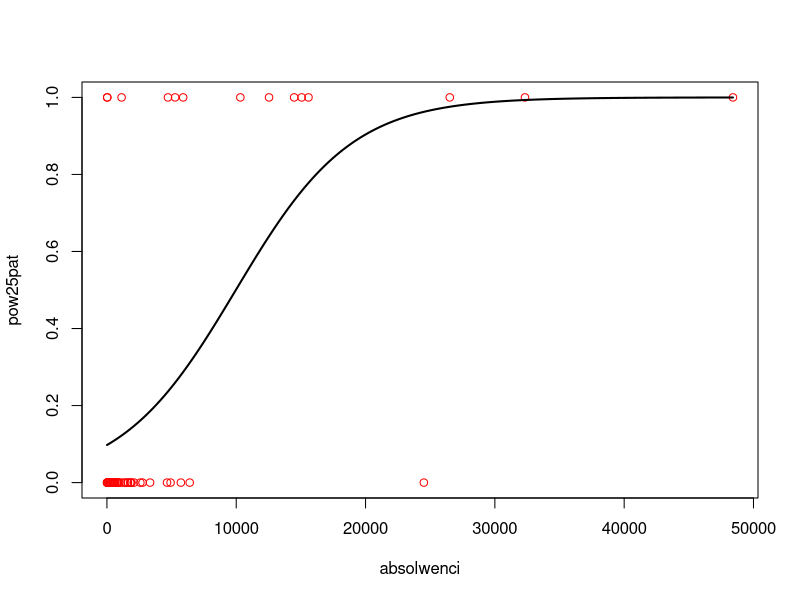
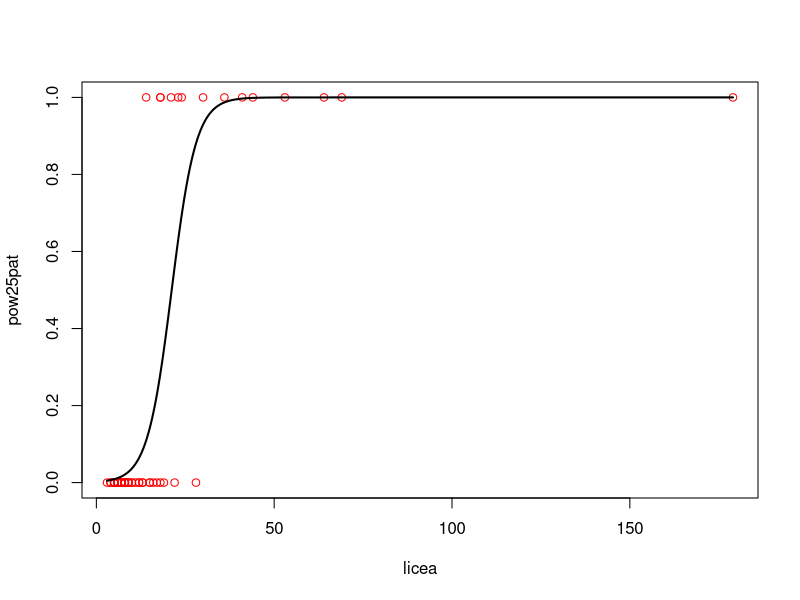

Source code (R) for these figures, in order:
install.packages('readxl')
library(readxl)
setwd('uni-statistical-analysis')

ds <- read_excel("data/R_logistyczna.xlsx")

head(ds)
summary(ds)

cor(ds$absolwenci, ds$biblioteki)
cor(ds$absolwenci, ds$licea)
cor(ds$licea, ds$biblioteki)

mRegLogistycznej <- glm(pow25pat~absolwenci+licea, data=ds, family="binomial")
summary(mRegLogistycznej)

modelpraca <- glm(pow25pat~absolwenci, data=ds, family="binomial")
newdata <- data.frame(absolwenci=seq(min(ds$absolwenci), max(ds$absolwenci),len=500))
newdata$pow25pat = predict(modelpraca, newdata, type="response")
plot(pow25pat~absolwenci, data=ds, col="red")
lines(pow25pat~absolwenci, newdata, lwd=2)

modeldzietnosc <- glm(pow25pat~licea, data=ds, family="binomial")
newdata <- data.frame(licea=seq(min(ds$licea), max(ds$licea),len=500))
newdata$pow25pat = predict(modeldzietnosc, newdata, type="response")
plot(pow25pat~licea, data=ds, col="red")
lines(pow25pat~licea, newdata, lwd=2)
